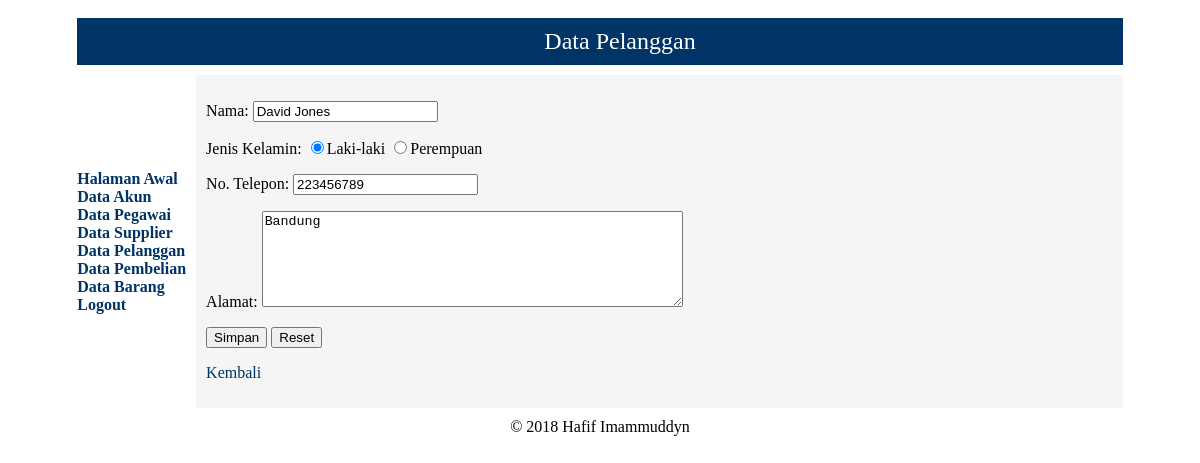
The page /edit_pelanggan.php?id=1 (signed in) on the database its author committed.
### tables this page shows
CREATE TABLE `tb_pelanggan` (
  `kode_pelanggan` int(11) NOT NULL AUTO_INCREMENT,
  `nama_pelanggan` varchar(150) NOT NULL,
  `jenis_kelamin` enum('L','P') NOT NULL,
  `no_telepon` varchar(15) NOT NULL,
  `alamat` varchar(255) NOT NULL,
  `tgl_lahir` date NOT NULL,
  PRIMARY KEY (`kode_pelanggan`),
  KEY `data` (`nama_pelanggan`,`jenis_kelamin`,`no_telepon`,`alamat`)
);

### edit_pelanggan.php (the view, shortened to what this page needs)
<?php
if (isset($_GET['id']) && is_numeric($_GET['id'])) {
    $id = $_GET['id'];
} elseif (isset($_POST['id']) && is_numeric($_POST['id'])) {
    $id = $_POST['id'];
} else {
  idError:
    echo '<p>Terjadi kesalahan saat mencoba mengakses halaman ini.</p>';
    goto endScript;
}
require('mysqli_connect.php');
$q = "SELECT * FROM tb_pelanggan WHERE kode_pelanggan = $id";
$r = @mysqli_query($dbc, $q);
if ($r) {
    if (mysqli_num_rows($r) == 1) {
        $row = mysqli_fetch_array($r, MYSQLI_ASSOC);
    } else {
        goto idError;
    }
} else {
    goto idError;
}
if ($_SERVER['REQUEST_METHOD'] == 'POST') {
    $val = array_map('htmlentities', $_POST);
    $val = array_map('trim', $val);
    $errors = [];
    if (empty($val['nama']) && !preg_match("/^[\w+|\040*|\'*|\056*]{2,150}/", $val['nama'])) {
        $errors[] = 'Nama tidak valid!';
    }
    if (empty($val['jk']) || !in_array($val['jk'], ['L', 'P'])) {
        $errors[] = 'Jenis kelamin tidak valid!';
    }
    if (empty($val['no_telp']) || !is_numeric($val['no_telp']) || (strlen($val['no_telp']) < 3) || (strlen($val['no_telp']) > 15)) {
        $errors[] = 'No. Telepon tidak valid!';
    }
    if (empty($val['alamat']) || (strlen($val['alamat']) < 4) || (strlen($val['alamat']) > 255)) {
        $errors[] = 'Alamat tidak valid!';
    }
    checkError:
    if (!empty($errors)) {
        echo '<h2>Terjadi kesalahan!</h2><p>';
        foreach ($errors as $e) {
            echo ' - ' . $e . '<br />';
        }
        echo '</p>';
        goto form;
    } else {
        $nl = mysqli_real_escape_string($dbc, $val['nama']);
        $jk = mysqli_real_escape_string($dbc, $val['jk']);
        $nt = mysqli_real_escape_string($dbc, $val['no_telp']);
        $a = mysqli_real_escape_string($dbc, $val['alamat']);
        $q = "SELECT * FROM tb_pelanggan WHERE (kode_pelanggan != $id AND ((nama_pelanggan = '$nl' AND jenis_kelamin = '$jk' AND alamat = '$a') OR (no_telepon = '$nt')))";
        $r = @mysqli_query($dbc, $q);
        if ($r) {
            if (mysqli_num_rows($r) != 0) {
                $errors[] = 'Data sudah ada!';
                goto checkError;
            } else {
                $q = "UPDATE tb_pelanggan SET nama_pelanggan = '$nl', jenis_kelamin = '$jk', no_telepon = '$nt', alamat = '$a' WHERE kode_pelanggan = $id LIMIT 1";
                $r = @mysqli_query($dbc, $q);
                if ($r) {
                    if (mysqli_affected_rows($dbc) == 1) {
                        echo '<p>Perubahan berhasil disimpan.</p>';
                    } else {
                        echo '<p>Tidak ada perubahan yang disimpan.</p>';
                    }
                } else {
                    echo '<h2>Terjadi kesalahan sistem!</h2><p>Query: ' . mysqli_error($dbc) . '</p>';
                }
            }
        } else {
            echo '<h2>Terjadi kesalahan sistem!</h2><p>Query: ' . mysqli_error($dbc) . '</p>';
        }
    }
} else {
    if (isset($val['nama'])) {
        $stNama = $val['nama'];
    } else {
        $stNama = $row['nama_pelanggan'];
    }
    if (isset($val['jk'])) {
        $stJk = $val['jk'];
    } else {
        $stJk = $row['jenis_kelamin'];
    }
    if (isset($val['no_telp'])) {
        $stNt = $val['no_telp'];
    } else {
        $stNt = $row['no_telepon'];
    }
    if (isset($val['alamat'])) {
        $stA = $val['alamat'];
    } else {
        $stA = $row['alamat'];
    }
    echo '<form action="edit_pelanggan.php" method="post">
        <p>Nama: <input name="nama" type="text" minlength="2" maxlength="150" value="' . $stNama . '" /></p>
        <p>Jenis Kelamin: <input name="jk" type="radio" value="L"' . (($stJk == 'L') ? ' checked="checked"' : '') . ' />Laki-laki <input name="jk" type="radio" value="P"' . (($stJk == 'P') ? ' checked="checked"' : '') . ' />Perempuan</p>
        <p>No. Telepon: <input name="no_telp" type="text" minlength="3" maxlength="15" value="' . $stNt . '" /></p>
        <p>Alamat: <textarea name="alamat" rows="6" cols="50">' . $stA . '</textarea></p>
        <p><input name="id" type="hidden" value="' . $id . '" /></p>
        <p><input name="submit" type="submit" value="Simpan" /> <input type="reset" value="Reset" /></p>
      </form>';
}
echo '<p><a class="navlink" href="lihat_pelanggan.php">Kembali</a></p>';
?>

### rows shown on the page
tb_pelanggan: nama "David Jones", jenis_kelamin "☑", no_telp "223456789", alamat "Bandung"
